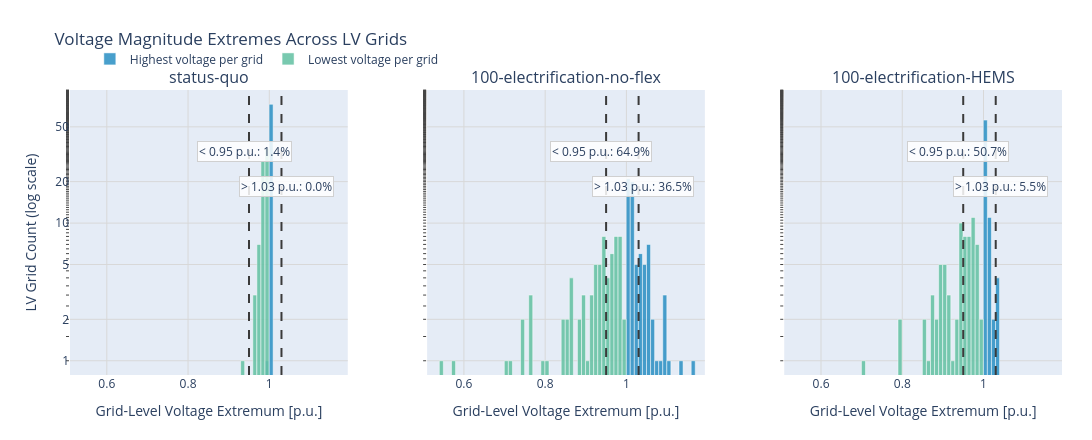

The notebook cell saved with this chart:
### Markdown cell above
## Weekly Power-Flow Diagnostics

These plots reuse the raw full power-flow run behind the materialized expansion analysis. The voltage histogram summarizes grid-level voltage extrema over the analyzed week; the transformer import plot shows the weekly import pattern and load-duration curve across the synthetic grid population.

### Code cell
def _meta_filter(meta: pd.Series) -> dict:
    return {
        "run_name": meta["run_name"],
        "stage": meta["stage"],
        "scenario_id": None if pd.isna(meta["scenario_id"]) else int(meta["scenario_id"]),
        "ags": None if pd.isna(meta["ags"]) else int(meta["ags"]),
        "plz": None if pd.isna(meta["plz"]) else int(meta["plz"]),
    }

voltage_summaries = {}
for label, meta in analysis_meta_by_stage.items():
    meta_filter = _meta_filter(meta)
    voltage_summaries[label] = voltage_deviation_summary_db(
        run_name=meta_filter["run_name"],
        stages=(meta_filter["stage"],),
        scenario_id=meta_filter["scenario_id"],
        ags=meta_filter["ags"],
        plz=meta_filter["plz"],
    )

if not voltage_summaries:
    raise ValueError("No available expansion analyses for voltage diagnostics.")

voltage_fig = plot_voltage_deviation_histogram_comparison(
    voltage_summaries,
    lower_limit=0.95,
    upper_limit=1.03,
    show=False,
)
try:
    save_plotly_figure(
        voltage_fig,
        OUTPUT_DIR / "pre_post_flex_no_flex_voltage_deviation_histogram",
        formats=("svg", "png"),
        width=1180,
        height=440,
    )
except RuntimeError as exc:
    print(f"Could not export voltage histogram: {exc}")
display(voltage_fig)

### Figure 1 — Plotly figure (JSON) as saved in the notebook; plotly's stock layout.template omitted (floating-point values rounded to 4 significant figures)
{"data": [{"legendgroup": "highest", "marker": {"color": "#2f92c5", "line": {"color": "white", "width": 0.5}}, "name": "Highest voltage per grid", "opacity": 0.88, "showlegend": true, "type": "histogram", "x": [1.0, 1.0, 1.0, 1.0, 1.0, 1.0, 0.9998, 1.0, 1.0, 0.9998, 1.0, 1.0, 1.0, 1.0, 1.0, 0.9999, 1.0, 1.0, 1.0, 1.0, 1.0, 1.0, 1.0, 1.0, 1.0, 1.0, 1.0, 1.0, 1.0, 1.0, 1.0, 1.0, 1.0, 1.0, 1.0, 1.0, 0.9999, 1.0, 1.0, 1.0, 1.0, 1.0, 1.0, 1.0, 1.0, 1.0, 0.9991, 1.0, 1.0, 1.0, 1.0, 1.0, 1.0, 1.0, 1.0, 1.0, 1.0, 1.0, 1.0, 0.9996, 1.0, 1.0, 1.0, 1.0, 1.0, 1.0, 1.0, 1.0, 1.0, 1.0, 1.0, 1.0, 1.0, 1.0], "xaxis": "x", "xbins": {"end": 1.193, "size": 0.01, "start": 0.5094}, "yaxis": "y"}, {"legendgroup": "lowest", "marker": {"color": "#66c2a4", "line": {"color": "white", "width": 0.5}}, "name": "Lowest voltage per grid", "opacity": 0.88, "showlegend": true, "type": "histogram", "x": [0.9754, 0.9931, 0.9926, 0.9877, 0.9727, 0.9746, 0.9935, 0.9804, 0.9799, 0.9749, 0.9923, 0.9831, 0.9936, 0.9855, 0.9956, 0.9942, 0.9825, 0.9902, 0.9955, 0.9961, 0.9868, 0.9977, 0.9838, 0.9846, 0.996, 0.9811, 0.9928, 0.9937, 0.9963, 0.9987, 0.9933, 0.9921, 0.9932, 0.9931, 0.996, 0.9962, 0.9831, 0.9846, 0.9853, 0.989, 0.9869, 0.9881, 0.9993, 0.9895, 0.985, 0.9846, 0.9904, 0.9842, 0.9729, 0.9919, 0.9935, 0.9795, 0.9769, 0.9947, 0.9796, 0.9894, 0.9831, 0.9892, 0.9668, 0.9694, 0.9853, 0.9808, 0.9841, 0.9955, 0.9377, 0.9926, 0.9971, 0.9905, 0.9633, 0.9872, 0.9961, 0.9926, 0.991, 0.9781], "xaxis": "x", "xbins": {"end": 1.193, "size": 0.01, "start": 0.5094}, "yaxis": "y"}, {"legendgroup": "highest", "marker": {"color": "#2f92c5", "line": {"color": "white", "width": 0.5}}, "name": "Highest voltage per grid", "opacity": 0.88, "showlegend": false, "type": "histogram", "x": [1.132, 1.032, 1.018, 1.026, 1.085, 1.103, 1.005, 1.045, 1.057, 1.058, 1.009, 1.019, 1.032, 1.013, 1.016, 1.012, 1.05, 1.09, 1.02, 1.005, 1.015, 1.006, 1.003, 1.007, 1.023, 1.002, 1.009, 1.006, 1.01, 1.01, 1.008, 1.004, 1.006, 1.019, 1.031, 1.005, 1.0, 1.01, 1.008, 1.015, 1.015, 1.017, 1.032, 1.0, 1.037, 1.019, 1.055, 1.066, 1.095, 1.045, 1.056, 1.07, 1.014, 1.007, 1.044, 1.029, 1.01, 1.059, 1.099, 1.042, 1.028, 1.163, 1.012, 1.051, 1.066, 1.005, 1.017, 1.018, 1.03, 1.006, 1.008, 1.002, 1.012, 1.044], "xaxis": "x2", "xbins": {"end": 1.193, "size": 0.01, "start": 0.5094}, "yaxis": "y2"}, {"legendgroup": "lowest", "marker": {"color": "#66c2a4", "line": {"color": "white", "width": 0.5}}, "name": "Lowest voltage per grid", "opacity": 0.88, "showlegend": false, "type": "histogram", "x": [0.8508, 0.9415, 0.9117, 0.9404, 0.8467, 0.8648, 0.9659, 0.7013, 0.8686, 0.8557, 0.9701, 0.9287, 0.7135, 0.938, 0.9342, 0.9499, 0.7433, 0.7459, 0.9588, 0.9789, 0.949, 0.9732, 0.9868, 0.9497, 0.9252, 0.9819, 0.969, 0.9715, 0.9799, 0.9712, 0.9659, 0.9898, 0.9786, 0.9531, 0.9112, 0.9828, 0.9814, 0.934, 0.9463, 0.9481, 0.9468, 0.9404, 0.9198, 0.9991, 0.9347, 0.8834, 0.8636, 0.8947, 0.8073, 0.8671, 0.5767, 0.8402, 0.9301, 0.9762, 0.7596, 0.9255, 0.9626, 0.7608, 0.7692, 0.8952, 0.9032, 0.5394, 0.98, 0.9145, 0.796, 0.987, 0.9659, 0.9232, 0.8991, 0.9823, 0.9473, 0.9738, 0.9622, 0.886], "xaxis": "x2", "xbins": {"end": 1.193, "size": 0.01, "start": 0.5094}, "yaxis": "y2"}, {"legendgroup": "highest", "marker": {"color": "#2f92c5", "line": {"color": "white", "width": 0.5}}, "name": "Highest voltage per grid", "opacity": 0.88, "showlegend": false, "type": "histogram", "x": [1.038, 1.023, 1.004, 1.009, 1.017, 1.034, 1.002, 1.008, 1.014, 1.01, 1.001, 1.006, 1.008, 1.0, 1.002, 1.005, 1.009, 1.008, 1.001, 1.001, 1.003, 1.001, 1.001, 1.037, 1.0, 1.008, 1.001, 1.001, 1.003, 1.003, 1.002, 1.002, 1.001, 1.006, 1.0, 1.001, 1.007, 1.002, 1.001, 1.002, 1.002, 1.003, 1.001, 1.013, 1.004, 1.016, 1.002, 1.014, 1.037, 1.017, 1.005, 1.015, 1.015, 1.001, 1.004, 1.008, 1.01, 1.002, 1.008, 1.025, 1.009, 1.004, 1.012, 1.003, 1.006, 1.001, 1.004, 1.003, 1.001, 1.002, 1, 1.004, 1.003], "xaxis": "x3", "xbins": {"end": 1.193, "size": 0.01, "start": 0.5094}, "yaxis": "y3"}, {"legendgroup": "lowest", "marker": {"color": "#66c2a4", "line": {"color": "white", "width": 0.5}}, "name": "Lowest voltage per grid", "opacity": 0.88, "showlegend": false, "type": "histogram", "x": [0.8499, 0.9561, 0.9633, 0.9462, 0.8706, 0.8615, 0.9674, 0.9166, 0.9029, 0.897, 0.9717, 0.9409, 0.9673, 0.9272, 0.9751, 0.9744, 0.9183, 0.9492, 0.9808, 0.9756, 0.94, 0.9886, 0.9538, 0.8818, 0.9851, 0.909, 0.9625, 0.9715, 0.9764, 0.9931, 0.9694, 0.9578, 0.9751, 0.9559, 0.9855, 0.9839, 0.8886, 0.9505, 0.9478, 0.9453, 0.9471, 0.9483, 0.9971, 0.947, 0.908, 0.8951, 0.9653, 0.8778, 0.8777, 0.9522, 0.9733, 0.9144, 0.8963, 0.9745, 0.8551, 0.9341, 0.9428, 0.9661, 0.7896, 0.7084, 0.9084, 0.9051, 0.8902, 0.9795, 0.957, 0.9876, 0.934, 0.7896, 0.9535, 0.9775, 0.9701, 0.9646, 0.8987], "xaxis": "x3", "xbins": {"end": 1.193, "size": 0.01, "start": 0.5094}, "yaxis": "y3"}], "layout": {"annotations": [{"font": {"size": 16}, "showarrow": false, "text": "status-quo", "x": 0.14, "xanchor": "center", "xref": "paper", "y": 1, "yanchor": "bottom", "yref": "paper"}, {"font": {"size": 16}, "showarrow": false, "text": "100-electrification-no-flex", "x": 0.5, "xanchor": "center", "xref": "paper", "y": 1, "yanchor": "bottom", "yref": "paper"}, {"font": {"size": 16}, "showarrow": false, "text": "100-electrification-HEMS", "x": 0.86, "xanchor": "center", "xref": "paper", "y": 1, "yanchor": "bottom", "yref": "paper"}, {"bgcolor": "rgba(255,255,255,0.85)", "bordercolor": "#d0d0d0", "borderwidth": 1, "showarrow": false, "text": "< 0.95 p.u.: 1.4%", "x": 0.938, "xref": "x", "y": 0.82, "yref": "paper"}, {"bgcolor": "rgba(255,255,255,0.85)", "bordercolor": "#d0d0d0", "borderwidth": 1, "showarrow": false, "text": "> 1.03 p.u.: 0.0%", "x": 1.042, "xref": "x", "y": 0.7, "yref": "paper"}, {"bgcolor": "rgba(255,255,255,0.85)", "bordercolor": "#d0d0d0", "borderwidth": 1, "showarrow": false, "text": "< 0.95 p.u.: 64.9%", "x": 0.938, "xref": "x2", "y": 0.82, "yref": "paper"}, {"bgcolor": "rgba(255,255,255,0.85)", "bordercolor": "#d0d0d0", "borderwidth": 1, "showarrow": false, "text": "> 1.03 p.u.: 36.5%", "x": 1.042, "xref": "x2", "y": 0.7, "yref": "paper"}, {"bgcolor": "rgba(255,255,255,0.85)", "bordercolor": "#d0d0d0", "borderwidth": 1, "showarrow": false, "text": "< 0.95 p.u.: 50.7%", "x": 0.938, "xref": "x3", "y": 0.82, "yref": "paper"}, {"bgcolor": "rgba(255,255,255,0.85)", "bordercolor": "#d0d0d0", "borderwidth": 1, "showarrow": false, "text": "> 1.03 p.u.: 5.5%", "x": 1.042, "xref": "x3", "y": 0.7, "yref": "paper"}], "barmode": "overlay", "height": 440, "legend": {"orientation": "h", "x": 0.02, "y": 1.16}, "margin": {"b": 65, "l": 70, "r": 30, "t": 90}, "shapes": [{"line": {"color": "#3a3a3a", "dash": "dash", "width": 2}, "type": "line", "x0": 0.95, "x1": 0.95, "xref": "x", "y0": 0, "y1": 1, "yref": "y domain"}, {"line": {"color": "#3a3a3a", "dash": "dash", "width": 2}, "type": "line", "x0": 1.03, "x1": 1.03, "xref": "x", "y0": 0, "y1": 1, "yref": "y domain"}, {"line": {"color": "#3a3a3a", "dash": "dash", "width": 2}, "type": "line", "x0": 0.95, "x1": 0.95, "xref": "x2", "y0": 0, "y1": 1, "yref": "y2 domain"}, {"line": {"color": "#3a3a3a", "dash": "dash", "width": 2}, "type": "line", "x0": 1.03, "x1": 1.03, "xref": "x2", "y0": 0, "y1": 1, "yref": "y2 domain"}, {"line": {"color": "#3a3a3a", "dash": "dash", "width": 2}, "type": "line", "x0": 0.95, "x1": 0.95, "xref": "x3", "y0": 0, "y1": 1, "yref": "y3 domain"}, {"line": {"color": "#3a3a3a", "dash": "dash", "width": 2}, "type": "line", "x0": 1.03, "x1": 1.03, "xref": "x3", "y0": 0, "y1": 1, "yref": "y3 domain"}], "title": {"text": "Voltage Magnitude Extremes Across LV Grids"}, "width": 1365, "xaxis": {"anchor": "y", "domain": [0, 0.28], "gridcolor": "#d8d8d8", "range": [0.5094, 1.193], "showgrid": true, "title": {"text": "Grid-Level Voltage Extremum [p.u.]"}}, "xaxis2": {"anchor": "y2", "domain": [0.36, 0.64], "gridcolor": "#d8d8d8", "range": [0.5094, 1.193], "showgrid": true, "title": {"text": "Grid-Level Voltage Extremum [p.u.]"}}, "xaxis3": {"anchor": "y3", "domain": [0.72, 1], "gridcolor": "#d8d8d8", "range": [0.5094, 1.193], "showgrid": true, "title": {"text": "Grid-Level Voltage Extremum [p.u.]"}}, "yaxis": {"anchor": "x", "domain": [0, 1], "gridcolor": "#d8d8d8", "minor": {"ticks": "outside"}, "rangemode": "tozero", "showgrid": true, "tickmode": "array", "ticktext": ["1", "2", "5", "10", "20", "50", "100", "200", "500", "1,000"], "tickvals": [1, 2, 5, 10, 20, 50, 100, 200, 500, 1000], "title": {"text": "LV Grid Count (log scale)"}, "type": "log"}, "yaxis2": {"anchor": "x2", "domain": [0, 1], "gridcolor": "#d8d8d8", "matches": "y", "minor": {"ticks": "outside"}, "rangemode": "tozero", "showgrid": true, "showticklabels": false, "tickmode": "array", "ticktext": ["1", "2", "5", "10", "20", "50", "100", "200", "500", "1,000"], "tickvals": [1, 2, 5, 10, 20, 50, 100, 200, 500, 1000], "type": "log"}, "yaxis3": {"anchor": "x3", "domain": [0, 1], "gridcolor": "#d8d8d8", "matches": "y", "minor": {"ticks": "outside"}, "rangemode": "tozero", "showgrid": true, "showticklabels": false, "tickmode": "array", "ticktext": ["1", "2", "5", "10", "20", "50", "100", "200", "500", "1,000"], "tickvals": [1, 2, 5, 10, 20, 50, 100, 200, 500, 1000], "type": "log"}}}
